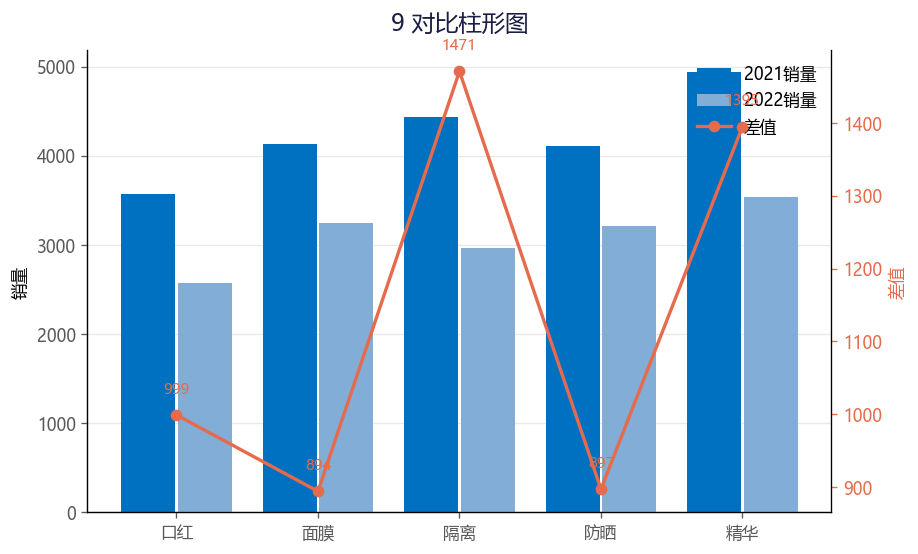

Reproduce this figure in Python.
# -*- coding: utf-8 -*-
"""
图表 09：对比柱形图
复现《Excel数据可视化-从图表到数据大屏》第二章
运行: python 09_对比柱形图.py  ->  生成 09_对比柱形图.png
"""
import os, math
import numpy as np
import matplotlib
matplotlib.use('Agg')
import matplotlib.pyplot as plt
from matplotlib.patches import FancyBboxPatch, Circle, Wedge, PathPatch
from matplotlib.path import Path
import matplotlib.colors as mcolors

plt.rcParams['font.sans-serif'] = ['Microsoft YaHei', 'SimHei', 'DejaVu Sans']
plt.rcParams['axes.unicode_minus'] = False
plt.rcParams['figure.dpi'] = 120

BASE = r"c:\Users\DENG_影\Desktop\作业\数据可视化\《Excel数据可视化 - 从图表到数据大屏》-清华-郭宏远"
OUT = os.path.join(BASE, "python复现图表")
os.makedirs(OUT, exist_ok=True)

# 配色
C_BLUE   = '#0070C0'
C_BLUE_L = '#00B0F0'
C_BLUE_M = '#82ADD7'
C_DARK   = '#1A1E43'
C_ORANGE = '#FFC000'
C_RED    = '#E74E69'
C_OR     = '#E66B4C'
C_PURPLE = '#7030A0'
C_GREEN  = '#49A098'
C_TEAL   = '#4A5BD1'
C_INDIGO = '#464CAC'
C_CYAN   = '#7BBDD5'
C_SKY    = '#0097E0'

def save(fig, name):
    path = os.path.join(OUT, name)
    fig.savefig(path, bbox_inches='tight', facecolor='white')
    plt.close(fig)
    print("saved:", name)

def gradient_bars(ax, x, h, w, c_top, c_bot):
    """垂直渐变填充柱形"""
    cmap = mcolors.LinearSegmentedColormap.from_list('g', [c_bot, c_top])
    for xi, hi in zip(x, h):
        if hi <= 0:
            continue
        grad = np.linspace(0, 1, 256).reshape(-1, 1)
        ax.imshow(grad, extent=[xi - w/2, xi + w/2, 0, hi],
                  aspect='auto', cmap=cmap, zorder=2)
    ax.set_ylim(bottom=0)

def style_ax(ax):
    ax.spines['top'].set_visible(False)
    ax.spines['right'].set_visible(False)
    ax.spines['left'].set_color('#BFBFBF')
    ax.spines['bottom'].set_color('#BFBFBF')
    ax.tick_params(colors='#595959')

def catmull(x, y, n=30):
    """Catmull-Rom 平滑曲线"""
    pts = list(zip(x, y))
    pts = [pts[0]] + pts + [pts[-1]]
    xs, ys = [], []
    for i in range(len(pts) - 3):
        p0, p1, p2, p3 = pts[i], pts[i+1], pts[i+2], pts[i+3]
        for t in np.linspace(0, 1, n):
            t2, t3 = t*t, t*t*t
            X = 0.5*((2*p1[0]) + (-p0[0]+p2[0])*t +
                     (2*p0[0]-5*p1[0]+4*p2[0]-p3[0])*t2 +
                     (-p0[0]+3*p1[0]-3*p2[0]+p3[0])*t3)
            Y = 0.5*((2*p1[1]) + (-p0[1]+p2[1])*t +
                     (2*p0[1]-5*p1[1]+4*p2[1]-p3[1])*t2 +
                     (-p0[1]+3*p1[1]-3*p2[1]+p3[1])*t3)
            xs.append(X); ys.append(Y)
    return xs, ys

# ============ 9 对比柱形图 ============
def fig09():
    item = ['口红','面膜','隔离','防晒','精华']
    y2021 = [3568,4135,4436,4106,4936]
    y2022 = [2569,3241,2965,3209,3541]
    diff  = [999,894,1471,897,1395]
    fig, ax = plt.subplots(figsize=(8,5))
    x = np.arange(len(item))
    ax.bar(x-0.2, y2021, width=0.38, label='2021销量', color=C_BLUE, zorder=3)
    ax.bar(x+0.2, y2022, width=0.38, label='2022销量', color=C_BLUE_M, zorder=3)
    ax2 = ax.twinx()
    ax2.plot(x, diff, color=C_OR, lw=2, marker='o', label='差值', zorder=5)
    for xi, d in zip(x, diff):
        ax2.text(xi, d+30, str(d), ha='center', fontsize=9, color=C_OR)
    ax.set_xticks(x); ax.set_xticklabels(item)
    ax.set_title('9 对比柱形图', fontsize=14, color=C_DARK, pad=12)
    ax.set_ylabel('销量'); ax2.set_ylabel('差值', color=C_OR)
    style_ax(ax); ax2.spines['top'].set_visible(False)
    ax2.tick_params(colors=C_OR)
    h1,l1 = ax.get_legend_handles_labels()
    h2,l2 = ax2.get_legend_handles_labels()
    ax.legend(h1+h2, l1+l2, frameon=False, loc='upper right')
    ax.yaxis.grid(True, color='#E8E8E8', zorder=0)
    save(fig, '09_对比柱形图.png')

if __name__ == '__main__':
    fig09()
